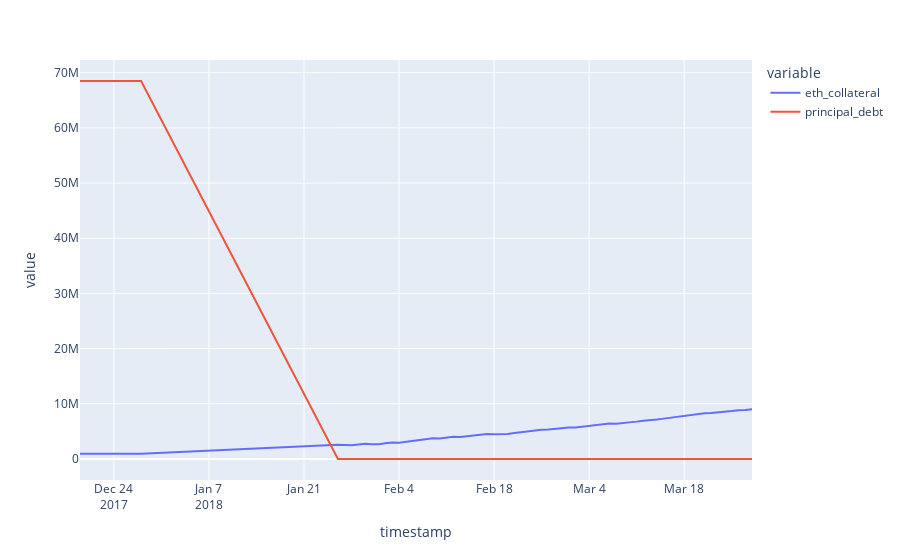

Notebook source saved alongside this figure:
### Code cell
partial_results.plot(x='timestamp', y=['eth_collateral', 'principal_debt'])
